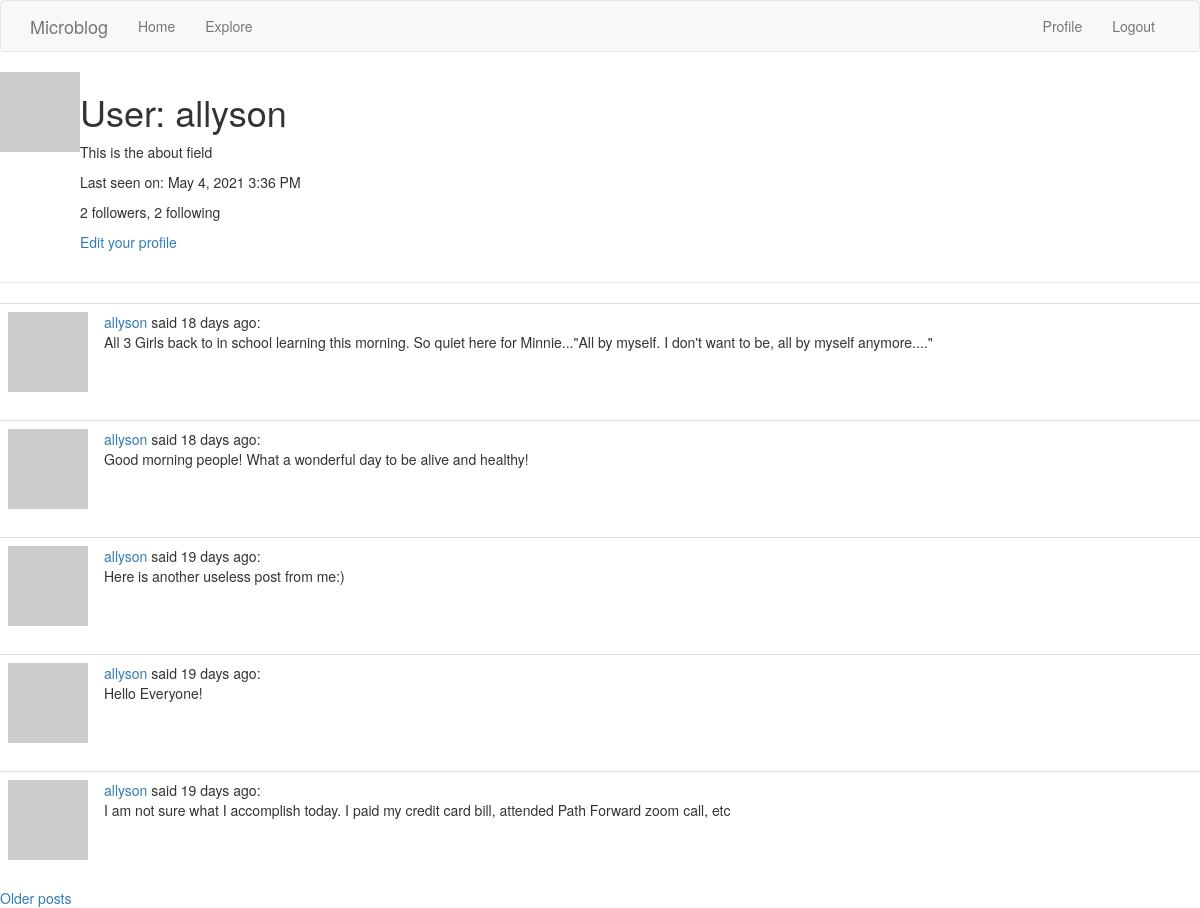
Page /user/allyson (signed in) on the committed database.
### app/models.py (models this page shows, shortened)
class User(UserMixin, db.Model):
    id = db.Column(db.Integer, primary_key=True)
    username = db.Column(db.String(64), index=True, unique=True)
    email = db.Column(db.String(120), index=True, unique=True)
    password_hash = db.Column(db.String(128))
    posts = db.relationship('Post', backref='author', lazy='dynamic')
    about_me = db.Column(db.String(500))
    last_seen = db.Column(db.DateTime, default=datetime.utcnow)
    followed = db.relationship(
        'User', secondary=followers,
        primaryjoin=(followers.c.follower_id == id),
        secondaryjoin=(followers.c.followed_id == id),
        backref=db.backref('followers', lazy='dynamic'), lazy='dynamic')
    def avatar(self, size):
        digest = md5(self.email.lower().encode('utf-8')).hexdigest()
        return 'https://www.gravatar.com/avatar/{}?d=identicon&s={}'.format(
            digest, size)

class Post(db.Model):
    id = db.Column(db.Integer, primary_key=True)
    body = db.Column(db.String(140))
    timestamp = db.Column(db.DateTime, index=True, default=datetime.utcnow)
    user_id = db.Column(db.Integer, db.ForeignKey('user.id'))

### app/routes.py (the view)
@app.route('/user/<username>')
@login_required
def user(username):
    user = User.query.filter_by(username=username).first_or_404()
    page = request.args.get('page', 1 , type=int)
    posts = user.posts.order_by(Post.timestamp.desc()).paginate(
        page, app.config['POSTS_PER_PAGE'], False)
    next_url = url_for('user', username=user.username, page=posts.next_num) \
        if posts.has_next else None
    prev_url = url_for('user', username=user.username, page=posts.prev_num) \
        if posts.has_prev else None
    form = EmptyForm()
    return render_template('user.html', user=user, posts=posts.items,
                            next_url=next_url, prev_url=prev_url, form=form)

### app/models.py (called while the page is built)
@login.user_loader
def load_user(id):
    return User.query.get(int(id))

### app/routes.py (called while the page is built)
@app.before_request
def before_request():
    if current_user.is_authenticated:
        current_user.last_seen = datetime.utcnow()
        db.session.commit()

### app/templates/user.html (shortened to what this page needs)
{% extends "base.html" %}
{% block content %}
    <table>
        <tr valign="top">
            <td><img src="{{ user.avatar(128) }}"></td>
            <td>
                <h1>User: {{ user.username }}</h1>
                {% if user.about_me %}
                <p>{{ user.about_me }}</p>
                {% endif %}
                {% if user.last_seen %}
                <p>Last seen on: {{ moment(user.last_seen).format('LLL') }}</p>
                {% endif %}
                <p>{{ user.followers.count() }} followers, {{user.followed.count() }}
                    following</p>
                {% if user == current_user %}
                <p><a href="{{ url_for('edit_profile') }}">Edit your profile</a></p>
                {% endif %}
            </td>
        </tr>
    </table>
    <hr>
    {% for post in posts %}
        {% include '_post.html' %}
    {% endfor %}
    {% if next_url %}
    <a href="{{ next_url }}">Older posts</a>
    {% endif %}
{% endblock %}

### app/templates/_post.html
<table class="table table-hover">
    <tr>
        <td width="70px">
            <a href="{{ url_for('user', username=post.author.username) }}">
                <img src="{{ post.author.avatar(70) }}" />
            </a>
        </td>
        <td>
            <a href="{{ url_for('user', username=post.author.username) }}">
                {{ post.author.username }}
            </a>
            said {{ moment(post.timestamp).fromNow() }}:
            <br>
            {{ post.body }}
        </td>
    </tr>
</table>

### rows in the picture
User: username "allyson", about_me "This is the about field", last_seen "May 4, 2021 3:36 PM"
Post: author.username "allyson", timestamp "18 days ago", body "All 3 Girls back to in school learning this morning. So quiet here for Minnie...\"All by myself. I don't want to be, all by myself anymore....\""
Post: author.username "allyson", timestamp "18 days ago", body "Good morning people! What a wonderful day to be alive and healthy!"
Post: author.username "allyson", timestamp "19 days ago", body "Here is another useless post from me:)"
Post: author.username "allyson", timestamp "19 days ago", body "Hello Everyone!"
Post: author.username "allyson", timestamp "19 days ago", body "I am not sure what I accomplish today. I paid my credit card bill, attended Path Forward zoom call, etc"

### other values in the picture
{{ user.followers.count() }} "2"
{{ user.followed.count() }} "2"
